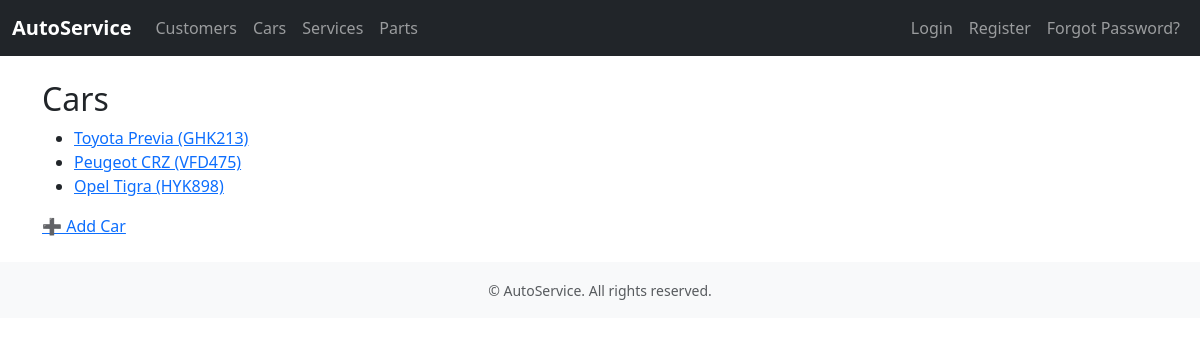
Page /finalapp/cars/ on the committed database.
### finalapp/models.py (models this page shows, shortened)
class Car(models.Model):
    owner = models.ForeignKey("Customer", on_delete=models.CASCADE, related_name="cars")
    model = models.ForeignKey(CarModel, on_delete=models.PROTECT, related_name="cars")
    year = models.PositiveIntegerField()
    vin = models.CharField(max_length=17, unique=True, help_text="Vehicle Identification Number")
    license_plate = models.CharField(max_length=15, unique=True)
    color = models.CharField(max_length=30, blank=True, null=True)
    mileage = models.PositiveIntegerField(blank=True, null=True)
    created_at = models.DateTimeField(auto_now_add=True)
    updated_at = models.DateTimeField(auto_now=True)
    picture = models.ImageField(upload_to="car_pictures/", blank=True, null=True)
    def __str__(self):
        return f"{self.model} ({self.license_plate})"

class CarModel(models.Model):
    make = models.ForeignKey(CarMake, on_delete=models.CASCADE, related_name="models")
    name = models.CharField(max_length=100)
    class Meta:
        unique_together = ("make", "name")
    def __str__(self):
        return f"{self.make.name} {self.name}"

class CarMake(models.Model):
    name = models.CharField(max_length=50, unique=True)

### finalapp/views.py (the view)
# urls.py: path("cars/", views.CarListView.as_view(), name="car_list"),
class CarListView(ListView):
    model = Car
    template_name = "cars/car_list.html"

### finalapp/templates/cars/car_list.html
{% extends "base.html" %}
{% block content %}
<h2>Cars</h2>
<ul>
  {% for car in object_list %}
    <li><a href="{% url 'car_detail' car.pk %}">{{ car }}</a></li>
  {% empty %}
    <li>No cars yet.</li>
  {% endfor %}
</ul>
<a href="{% url 'car_create' %}">➕ Add Car</a>
{% endblock %}

### finalapp/static/finalapp/css/style.css (style rules this page uses)
body { font-family: Arial, Helvetica, sans-serif; background-color: #f8f9fa; }

### rows in the picture
Car: model+license_plate "Toyota Previa (GHK213)"
Car: model+license_plate "Peugeot CRZ (VFD475)"
Car: model+license_plate "Opel Tigra (HYK898)"
